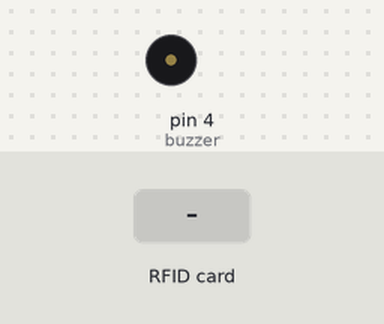
A sketch run on a simulated Arduino Uno, built with avr-gcc and run on an emulated ATmega328P. Parts: buzzer (waves = sounding). The test bench sets the inputs (shaded band). What the sketch prints to the serial monitor is not drawn.

Above: at 1.2 s.
1.3 s: RFID card 5E 7A 19 C4 held to the reader
Timing chart, 0 to 4.3 s (numbered marks = the images above; inputs shaded):
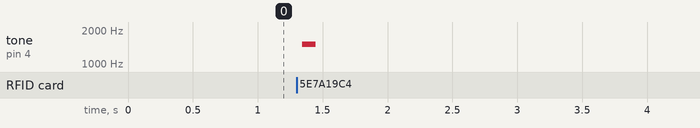

The sketch:

rfid_bluetooth_and_buzzer.ino
```cpp
#include <SoftwareSerial.h>
#include <SPI.h>
#include <MFRC522.h>

#define RST_PIN         9           // Configurable, see typical pin layout above
#define SS_PIN          10          // Configurable, see typical pin layout above
const int rxpin = 7;
const int txpin = 6;
String Uids;
String Nameic;
const int buzzer = 4; //buzzer to arduino pin 9
String FullDatum;

MFRC522 mfrc522(SS_PIN, RST_PIN);   // Create MFRC522 instance
SoftwareSerial bluetooth(rxpin, txpin);

//*****************************************************************************************//
void setup() {
  Serial.begin(9600);                                           // Initialize serial communications with the PC
  SPI.begin();                                                  // Init SPI bus
  mfrc522.PCD_Init();                                              // Init MFRC522 card
  bluetooth.begin(9600);
  pinMode(buzzer, OUTPUT); // Set buzzer - pin 9 as an output


}

//*****************************************************************************************//
void loop() {

  // Prepare key - all keys are set to FFFFFFFFFFFFh at chip delivery from the factory.
  MFRC522::MIFARE_Key key;
  for (byte i = 0; i < 6; i++) key.keyByte[i] = 0xFF;

  //some variables we need
  byte block;
  byte len;
  Uids = "";
  Nameic = "";
  FullDatum = "";

  MFRC522::StatusCode status;

  //-------------------------------------------

  // Reset the loop if no new card present on the sensor/reader. This saves the entire process when idle.
  if ( ! mfrc522.PICC_IsNewCardPresent()) {
    return;
  }

  // Select one of the cards
  if ( ! mfrc522.PICC_ReadCardSerial()) {
    return;
  }

  //-------------------------------------------
  //Serial.println( mfrc522.uid.uidByte[0]- '0'+ mfrc522.uid.uidByte[1]- '0'+mfrc522.uid.uidByte[2]- '0'+mfrc522.uid.uidByte[3]- '0');
    Uids = String (mfrc522.uid.uidByte[0]- '0')+
      String (mfrc522.uid.uidByte[1]- '0')+
      String (mfrc522.uid.uidByte[2]- '0')+
      String (mfrc522.uid.uidByte[3]- '0');

  //mfrc522.PICC_DumpDetailsToSerial(&(mfrc522.uid)); //dump some details about the card

  //mfrc522.PICC_DumpToSerial(&(mfrc522.uid));      //uncomment this to see all blocks in hex

  //-------------------------------------------
  byte buffer1[18];

  block = 4;
  len = 18;
  //---------------------------------------- GET LAST NAME

  byte buffer2[18];
  block = 1;

  status = mfrc522.PCD_Authenticate(MFRC522::PICC_CMD_MF_AUTH_KEY_A, 1, &key, &(mfrc522.uid)); //line 834
  if (status != MFRC522::STATUS_OK) {
    return;
  }

  status = mfrc522.MIFARE_Read(block, buffer2, &len);
  if (status != MFRC522::STATUS_OK) {
    return;
  }

  //PRINT LAST NAME
  for (uint8_t i = 0; i < 14; i++) {
    Nameic = Nameic + char(buffer2[i]);

  }

  Nameic.trim();

  FullDatum = Nameic+"_"+Uids+"_"+ "1"+"\n" ;
  Serial.println(FullDatum);
  Serial.println("");
  bluetooth.print(FullDatum);
  tone(buzzer, 1500); // Send 1KHz sound signal...
  delay(105);        // ...for 1 sec
  noTone(buzzer);     // Stop sound...


  //----------------------------------------

  delay(10); //change value if you want to read cards faster

  mfrc522.PICC_HaltA();
  mfrc522.PCD_StopCrypto1();
}
//*****************************************************************************************//
```

Measured:
- after the input at 1.3 s, tone on pin 4 (buzzer): silent → 1500 Hz at once, → silent 0.11 s later
